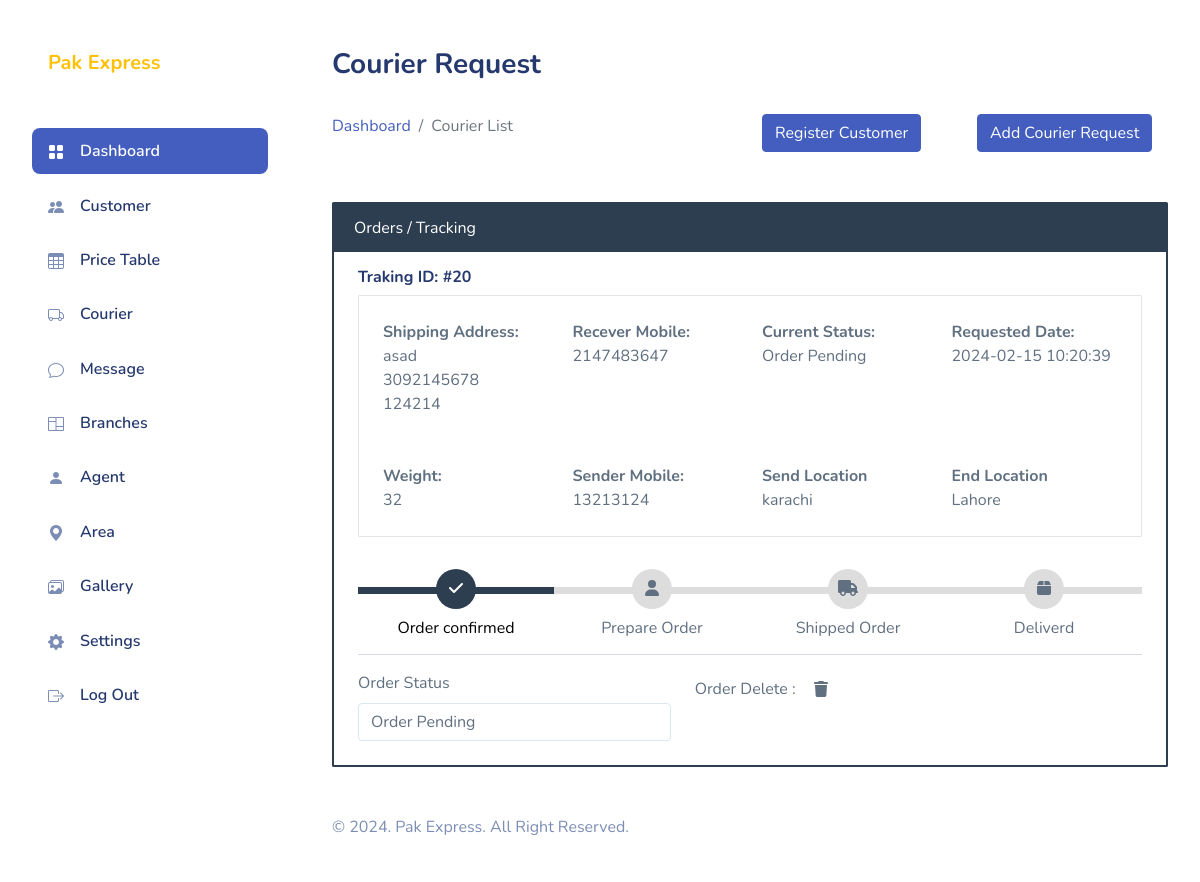
Page /Admin/courier.php (signed in) on the committed database.
### tables this page shows
CREATE TABLE `request` (
  `request_id` int(11) NOT NULL,
  `customer_id` int(255) NOT NULL,
  `sender_phone` int(255) NOT NULL,
  `weight` int(255) NOT NULL,
  `send_location` int(255) NOT NULL,
  `end_location` int(255) NOT NULL,
  `total_fee` int(255) NOT NULL,
  `res_phone` int(255) NOT NULL,
  `red_address` varchar(255) NOT NULL,
  `is_deleted` int(2) NOT NULL,
  `date_updated` datetime NOT NULL,
  `tracking_status` int(10) NOT NULL,
  `res_name` varchar(255) NOT NULL
);

CREATE TABLE `customer` (
  `customer_id` int(11) NOT NULL,
  `name` varchar(255) NOT NULL,
  `email` varchar(255) NOT NULL,
  `phone` varchar(255) NOT NULL,
  `nic` varchar(255) NOT NULL,
  `address` varchar(255) NOT NULL,
  `gender` int(2) NOT NULL,
  `password` varchar(255) NOT NULL,
  `is_deleted` int(2) NOT NULL
);

CREATE TABLE `area` (
  `area_id` int(11) NOT NULL,
  `area_name` varchar(255) NOT NULL,
  `is_deleted` int(255) NOT NULL
);

### server/inc/get.php (called while the page is built, shortened)
<?php
function getAllAreabyID($area_id)
{
    include 'connection.php';
    $viewcat = "SELECT * FROM area WHERE is_deleted = 0 AND area_id = '$area_id'";
    return mysqli_query($con, $viewcat);
}
function getAllTracking()
{
    include 'connection.php';
    $viewcat = "SELECT * FROM request join customer on customer.customer_id = request.customer_id WHERE request.is_deleted = 0 ORDER BY date_updated DESC";
    return mysqli_query($con, $viewcat);
}

### Admin/courier.php (the view, shortened to what this page needs)
<!DOCTYPE html>
<html lang="en">
<?php include 'pages/head.php'; ?>
<body>
    <div id="app">
        <div id="sidebar" class="active">
            <div class="sidebar-wrapper active">
                <div class="sidebar-header">
                    <div class="d-flex justify-content-between mt-0 px-2">
                        <h1 class="mb-0"><a href="index.php" class="text-warning h5 mb-0 px-2 ">Pak Express </a></h1>
                    </div>
                </div>
                <div class="sidebar-menu">
                    <ul class="menu">
                        <li class="sidebar-item active ">
                            <a href="index.php" class='sidebar-link'>
                                <i class="bi bi-grid-fill"></i>
                                <span>Dashboard</span>
                            </a>
                        </li>
                        <li class="sidebar-item ">
                            <a href="customer.php" class='sidebar-link'>
                                <i class="bi bi-people-fill"></i>
                                <span>Customer</span>
                            </a>
                        </li>
                        <li class="sidebar-item">
                            <a href="price.php" class='sidebar-link'>
                                <i class="bi bi-table"></i>
                                <span>Price Table</span>
                            </a>
                        </li>
                        <li class="sidebar-item">
                            <a href="courier.php" class='sidebar-link'>
                                <i class="bi bi-truck"></i>
                                <span>Courier</span>
                            </a>
                        </li>
                        <li class="sidebar-item">
                            <a href="message.php" class='sidebar-link'>
                                <i class="bi bi-chat"></i>
                                <span>Message</span>
                            </a>
                        </li>
                        <?php if (isset($_SESSION['admin']) && $_SESSION['admin'] == 'admin') : ?>
                            <li class="sidebar-item">
                                <a href="branch.php" class='sidebar-link'>
                                    <i class="bi bi-columns"></i>
                                    <span>Branches</span>
                                </a>
                            </li>
                        <?php endif; ?>
                        <li class="sidebar-item">
                            <a href="agent.php" class='sidebar-link'>
                                <i class="bi bi-person-fill"></i>
                                <span>Agent </span>
                            </a>
                        </li>
                        <?php if (isset($_SESSION['admin']) && $_SESSION['admin'] == 'admin') : ?>
                            <li class="sidebar-item">
                                <a href="area.php" class='sidebar-link'>
                                    <i class="bi bi-geo-alt-fill"></i>
                                    <span>Area</span>
                                </a>
                            </li>
                            <li class="sidebar-item">
                                <a href="gallery.php" class='sidebar-link'>
                                    <i class="bi bi-images"></i>
                                    <span>Gallery</span>
                                </a>
                            </li>
                            <li class="sidebar-item">
                                <a href="settings.php" class='sidebar-link'>
                                    <i class="bi bi-gear-fill"></i>
                                    <span>Settings</span>
                                </a>
                            </li>
                        <?php endif; ?>
                        <li class="sidebar-item">
                            <a href="logout.php" class='sidebar-link'>
                                <i class="bi bi-box-arrow-right"></i>
                                <span>Log Out</span>
                            </a>
                        </li>
                    </ul>
                </div>
            </div>
        </div>
        <div id="main">
            <div class="page-heading">
                <h3>Courier Request</h3>
            </div>
            <div class="row">
                <div class="col-lg-6">
                    <nav aria-label="breadcrumb">
                        <ol class="breadcrumb">
                            <li class="breadcrumb-item"><a href="index.php">Dashboard</a></li>
                            <li class="breadcrumb-item active" aria-current="page">Courier List</li>
                        </ol>
                    </nav>
                </div>
                <div class="col-lg-3">
                    <a href="add_courier.php" class="btn btn-primary"> Register Customer</a>
                </div>
                <div class="col-lg-3">
                    <a href="add_request.php" class="btn btn-primary"> Add
                        Courier Request</a>
                </div>
            </div>
            <div class="page-content">
                <?php
                $getall = getAllTracking();
                while ($row = mysqli_fetch_assoc($getall)) {
                    $request_id = $row['request_id'];
                ?>
                    <article class="card mt-5" style="border: 2px solid #2c3e50">
                        <header class="card-header text-white" style="background-color: #2c3e50; border-radius: 0px;">
                            Orders /
                            Tracking </header>
                        <div class="card-body mt-3">
                            <h6>Traking ID: #<?php echo $row['request_id']; ?> </h6>
                            <article class="card">
                                <div class="card-body row">
                                    <div class="col"> <strong>Shipping Address:</strong>
                                        <br><?php echo $row['name']; ?>
                                        <br><?php echo $row['phone']; ?>
                                        <br><?php echo $row['red_address']; ?>
                                    </div>
                                    <div class="col"> <strong>Recever Mobile:</strong>
                                        <br><?php echo $row['res_phone']; ?>
                                    </div>
                                    <div class="col"> <strong>Current Status:</strong>
                                        <br>
                                        <?php if ($row['tracking_status'] == 1) {
                                            echo 'Order Pending';
                                        } else if ($row['tracking_status'] == 2) {
                                            echo 'Prepare Order';
                                        } else if ($row['tracking_status'] == 3) {
                                            echo 'Shipped Order';
                                        } else if ($row['tracking_status'] == 4) {
                                            echo 'Deliverd';
                                        } else if ($row['tracking_status'] == 5) {
                                            echo 'Canceled';
                                        } ?>
                                    </div>
                                    <div class="col"> <strong>Requested Date:</strong>
                                        <br><?php echo $row['date_updated']; ?>
                                    </div>
                                </div>
                                <div class="card-body row">
                                    <div class="col"> <strong>Weight:</strong>
                                        <br><?php echo $row['weight']; ?>
                                    </div>
                                    <div class="col"> <strong>Sender Mobile:</strong>
                                        <br><?php echo $row['sender_phone']; ?>
                                    </div>
                                    <div class="col"> <strong>Send Location</strong>
                                        <br>
                                        <?php
                                        $getLocation = getAllAreabyID($row['send_location']);
                                        $row2 = mysqli_fetch_assoc($getLocation);
                                        echo $row2['area_name'];
                                        ?>
                                    </div>
                                    <div class="col"> <strong>End Location</strong>
                                        <br>
                                        <?php
                                        $getLocation = getAllAreabyID($row['end_location']);
                                        $row2 = mysqli_fetch_assoc($getLocation);
                                        echo $row2['area_name'];
                                        ?>
                                    </div>
                                </div>
                            </article>
                            <?php if ($row['tracking_status'] != 5) { ?>
                                <div class="track">
                                    <div class="step <?php if ($row['tracking_status'] == 1 || $row['tracking_status'] == 2 || $row['tracking_status'] == 3 || $row['tracking_status'] == 4) {
                                                            echo 'active';
                                                        } ?>">
                                        <span class="icon"> <i class="fa fa-check"></i> </span>
                                        <span class="text">Order confirmed</span>
                                    </div>
                                    <div class="step <?php if ($row['tracking_status'] == 2 || $row['tracking_status'] == 3 || $row['tracking_status'] == 4) {
                                                            echo 'active';
                                                        } ?>">
                                        <span class="icon"> <i class="fa fa-user"></i> </span>
                                        <span class="text">Prepare Order</span>
                                    </div>
                                    <div class="step <?php if ($row['tracking_status'] == 3 || $row['tracking_status'] == 4) {
                                                            echo 'active';
                                                        } ?>">
                                        <span class="icon"> <i class="fa fa-truck"></i> </span>
                                        <span class="text"> Shipped Order </span>
                                    </div>
                                    <div class="step <?php if ($row['tracking_status'] == 4) {
                                                            echo 'active';
                                                        } ?>">
                                        <span class="icon"> <i class="fa fa-box"></i> </span>
                                        <span class="text">Deliverd</span>
                                    </div>
                                </div>
                            <?php } ?>
                            <hr>
                            <div class="row">
                                <div class="col-md-5">
                                    <label for="tracking_status" class="form-label">Order Status</label>
                                    <select onchange='updateData(this, "<?php echo $request_id; ?>","tracking_status", "request", "request_id")' id="tracking_status <?php echo $request_id; ?>" class='form-control norad tx12' name="tracking_status" type='text'>
                                        <option value="1" <?php if ($row['tracking_status'] == "1") echo "selected"; ?>>
                                            Order Pending
                                        </option>
                                    </select>
                                </div>
                                <div class="col-md-4">
                                    <label for="tracking_status" class="form-label">Order Delete : </label>
                                    <button type="button" onclick="deleteData(<?php echo $row['request_id']; ?>,'request', 'request_id')" class="btn btn-darkblue"> <i class="fa-solid fa-trash"></i>
                                    </button>
                                </div>
                            </div>
                        </div>
                    </article>
                <?php } ?>
            </div>
            <?php include 'pages/footer.php'; ?>
        </div>
    </div>
</body>
</html>

### rows in the picture
request: request_id "20", customer.name "asad", customer.phone "3092145678", red_address "124214", res_phone "2147483647", shows "Order Pending", date_updated "2024-02-15 10:20:39", weight "32", sender_phone "13213124", area.area_name "karachi", area.area_name "Lahore", shows "Order confirmed", tracking_status "Order Pending"
